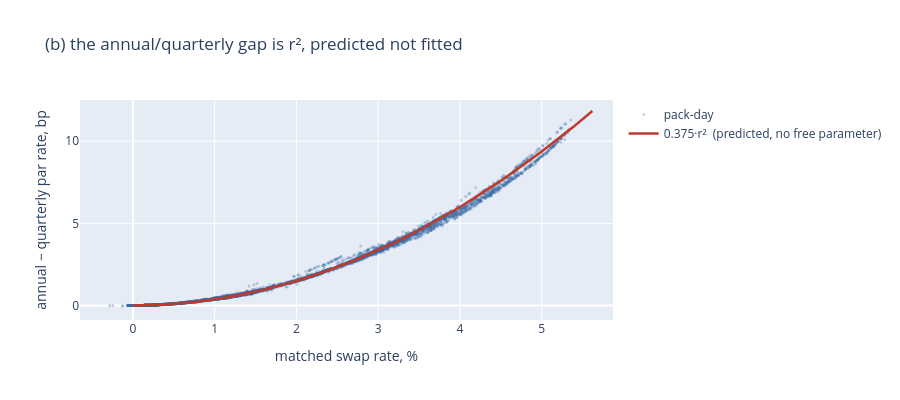

The notebook cell this image was saved under:
### Code cell
_s = df.sample(min(6000, len(df)), random_state=0)
_x = np.linspace(0, float(df["swap_rate_qq"].max()) * 1.02, 100)
fig = go.Figure()
fig.add_trace(go.Scatter(x=_s["swap_rate_qq"], y=_s["annual_qq_gap_bp"], mode="markers",
                         marker=dict(size=3, opacity=0.3, color="#3b6ea5"), name="pack-day"))
fig.add_trace(go.Scatter(x=_x, y=CAD.compounding_gap_bp(_x), mode="lines",
                         line=dict(color="#c0392b", width=2.5),
                         name="0.375·r²  (predicted, no free parameter)"))
fig.update_layout(height=400, xaxis_title="matched swap rate, %",
                  yaxis_title="annual − quarterly par rate, bp",
                  title_text="(b) the annual/quarterly gap is r², predicted not fitted")
fig.show()

### Figure 1 — Plotly figure (JSON) as saved in the notebook; plotly's stock layout.template omitted (floating-point values rounded to 4 significant figures; data arrays with more than 128 entries replaced by an {"elided": "..."} marker saying what was removed)
{"data": [{"marker": {"color": "#3b6ea5", "opacity": 0.3, "size": 3}, "mode": "markers", "name": "pack-day", "type": "scatter", "x": {"elided": "6000 float values"}, "y": {"elided": "6000 float values"}}, {"line": {"color": "#c0392b", "width": 2.5}, "mode": "lines", "name": "0.375·r²  (predicted, no free parameter)", "type": "scatter", "x": [0.0, 0.05676, 0.1135, 0.1703, 0.227, 0.2838, 0.3405, 0.3973, 0.4541, 0.5108, 0.5676, 0.6243, 0.6811, 0.7378, 0.7946, 0.8514, 0.9081, 0.9649, 1.022, 1.078, 1.135, 1.192, 1.249, 1.305, 1.362, 1.419, 1.476, 1.532, 1.589, 1.646, 1.703, 1.759, 1.816, 1.873, 1.93, 1.986, 2.043, 2.1, 2.157, 2.214, 2.27, 2.327, 2.384, 2.441, 2.497, 2.554, 2.611, 2.668, 2.724, 2.781, 2.838, 2.895, 2.951, 3.008, 3.065, 3.122, 3.178, 3.235, 3.292, 3.349, 3.405, 3.462, 3.519, 3.576, 3.632, 3.689, 3.746, 3.803, 3.859, 3.916, 3.973, 4.03, 4.086, 4.143, 4.2, 4.257, 4.314, 4.37, 4.427, 4.484, 4.541, 4.597, 4.654, 4.711, 4.768, 4.824, 4.881, 4.938, 4.995, 5.051, 5.108, 5.165, 5.222, 5.278, 5.335, 5.392, 5.449, 5.505, 5.562, 5.619], "y": [0.0, 0.001208, 0.004832, 0.01087, 0.01933, 0.0302, 0.04349, 0.05919, 0.07731, 0.09785, 0.1208, 0.1462, 0.174, 0.2042, 0.2368, 0.2718, 0.3092, 0.3491, 0.3914, 0.4361, 0.4832, 0.5327, 0.5847, 0.639, 0.6958, 0.755, 0.8166, 0.8806, 0.9471, 1.016, 1.087, 1.161, 1.237, 1.316, 1.396, 1.48, 1.566, 1.654, 1.744, 1.837, 1.933, 2.031, 2.131, 2.234, 2.339, 2.446, 2.556, 2.668, 2.783, 2.9, 3.02, 3.142, 3.266, 3.393, 3.523, 3.654, 3.788, 3.925, 4.064, 4.205, 4.349, 4.495, 4.644, 4.795, 4.948, 5.104, 5.262, 5.423, 5.586, 5.751, 5.919, 6.09, 6.262, 6.437, 6.615, 6.795, 6.977, 7.162, 7.349, 7.539, 7.731, 7.926, 8.123, 8.322, 8.524, 8.728, 8.934, 9.143, 9.355, 9.569, 9.785, 10.0, 10.22, 10.45, 10.67, 10.9, 11.13, 11.37, 11.6, 11.84]}], "layout": {"height": 400, "title": {"text": "(b) the annual/quarterly gap is r², predicted not fitted"}, "xaxis": {"title": {"text": "matched swap rate, %"}}, "yaxis": {"title": {"text": "annual − quarterly par rate, bp"}}}}
